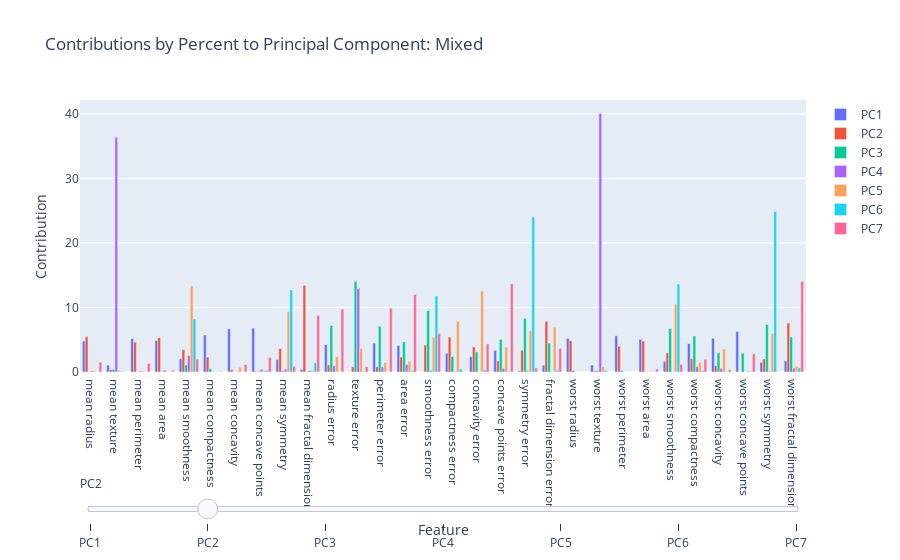

Write notebook code for a chart like this one.
### Code cell
import plotly.graph_objects as go
num_components = len(pca.components_)

# Convert to DataFrame for visualization
contributions = pd.DataFrame(pca.components_.T, columns=[f'PC{i}' for i in range(1, num_components+1)], index=data.feature_names)

# Get contributions of each feature to each PC as percentages
contributions = pca.components_**2
contributions /= contributions.sum(axis=1, keepdims=True)
contributions *= 100  # convert to percentage
dfContributions = pd.DataFrame(contributions.T, columns=[f'PC{i}' for i in range(1, num_components+1)], index=data.feature_names)

# Create figure
fig = go.Figure()

# Add traces for each Principal component
for i, pc in enumerate(dfContributions.columns, start=1):
    fig.add_trace(go.Bar(x=dfContributions.index, y=dfContributions[pc], name=pc))

# Update traces to be visible only for the corresponding slider step
steps = []
for i, pc in enumerate(dfContributions.columns, start=1):
    step = dict(
        method="update",
        args=[{"visible": [el == pc for el in dfContributions.columns]},
              {"title": f"Contributions to Principal Component: {pc}"}],
        label=pc,
    )
    steps.append(step)

# Create and add slider
sliders = [dict(active=1, pad={"t": 100}, steps=steps)]

fig.update_layout(sliders=sliders)

# Set first title
fig.update_layout(title=f"Contributions by Percent to Principal Component: Mixed", xaxis_title="Feature", yaxis_title="Contribution")

# Show plot
fig.show()

### Figure 1 — Plotly figure (JSON) as saved in the notebook; plotly's stock layout.template omitted (floating-point values rounded to 4 significant figures)
{"data": [{"name": "PC1", "type": "bar", "x": ["mean radius", "mean texture", "mean perimeter", "mean area", "mean smoothness", "mean compactness", "mean concavity", "mean concave points", "mean symmetry", "mean fractal dimension", "radius error", "texture error", "perimeter error", "area error", "smoothness error", "compactness error", "concavity error", "concave points error", "symmetry error", "fractal dimension error", "worst radius", "worst texture", "worst perimeter", "worst area", "worst smoothness", "worst compactness", "worst concavity", "worst concave points", "worst symmetry", "worst fractal dimension"], "y": [4.792, 1.076, 5.177, 4.884, 2.033, 5.726, 6.677, 6.804, 1.909, 0.4143, 4.243, 0.03037, 4.466, 4.116, 0.02112, 2.903, 2.359, 3.364, 0.1806, 1.052, 5.198, 1.091, 5.6, 5.057, 1.637, 4.414, 5.233, 6.294, 1.511, 1.737]}, {"name": "PC2", "type": "bar", "x": ["mean radius", "mean texture", "mean perimeter", "mean area", "mean smoothness", "mean compactness", "mean concavity", "mean concave points", "mean symmetry", "mean fractal dimension", "radius error", "texture error", "perimeter error", "area error", "smoothness error", "compactness error", "concavity error", "concave points error", "symmetry error", "fractal dimension error", "worst radius", "worst texture", "worst perimeter", "worst area", "worst smoothness", "worst compactness", "worst concavity", "worst concave points", "worst symmetry", "worst fractal dimension"], "y": [5.469, 0.3565, 4.63, 5.34, 3.464, 2.307, 0.362, 0.1209, 3.623, 13.44, 1.114, 0.8096, 0.8003, 2.319, 4.179, 5.416, 3.889, 1.698, 3.38, 7.845, 4.834, 0.2067, 3.995, 4.812, 2.969, 2.062, 0.9597, 0.006818, 2.013, 7.581]}, {"name": "PC3", "type": "bar", "x": ["mean radius", "mean texture", "mean perimeter", "mean area", "mean smoothness", "mean compactness", "mean concavity", "mean concave points", "mean symmetry", "mean fractal dimension", "radius error", "texture error", "perimeter error", "area error", "smoothness error", "compactness error", "concavity error", "concave points error", "symmetry error", "fractal dimension error", "worst radius", "worst texture", "worst perimeter", "worst area", "worst smoothness", "worst compactness", "worst concavity", "worst concave points", "worst symmetry", "worst fractal dimension"], "y": [0.007278, 0.4167, 0.008675, 0.08237, 1.088, 0.549, 0.0007474, 0.06535, 0.1619, 0.05096, 7.208, 14.04, 7.11, 4.666, 9.538, 2.396, 3.114, 5.047, 8.328, 4.473, 0.2257, 0.1789, 0.2357, 0.01417, 6.749, 5.573, 2.995, 2.902, 7.361, 5.419]}, {"name": "PC4", "type": "bar", "x": ["mean radius", "mean texture", "mean perimeter", "mean area", "mean smoothness", "mean compactness", "mean concavity", "mean concave points", "mean symmetry", "mean fractal dimension", "radius error", "texture error", "perimeter error", "area error", "smoothness error", "compactness error", "concavity error", "concave points error", "symmetry error", "fractal dimension error", "worst radius", "worst texture", "worst perimeter", "worst area", "worst smoothness", "worst compactness", "worst concavity", "worst concave points", "worst symmetry", "worst fractal dimension"], "y": [0.1715, 36.37, 0.1763, 0.2855, 2.54, 0.1011, 0.03657, 0.4269, 0.4506, 0.2361, 0.9592, 12.95, 0.792, 1.171, 0.1995, 0.07546, 0.0001734, 0.5486, 0.1942, 0.02342, 0.02377, 40.04, 0.01905, 0.06705, 0.03116, 0.8341, 0.5469, 0.003608, 0.1314, 0.5937]}, {"name": "PC5", "type": "bar", "x": ["mean radius", "mean texture", "mean perimeter", "mean area", "mean smoothness", "mean compactness", "mean concavity", "mean concave points", "mean symmetry", "mean fractal dimension", "radius error", "texture error", "perimeter error", "area error", "smoothness error", "compactness error", "concavity error", "concave points error", "symmetry error", "fractal dimension error", "worst radius", "worst texture", "worst perimeter", "worst area", "worst smoothness", "worst compactness", "worst concavity", "worst concave points", "worst symmetry", "worst fractal dimension"], "y": [0.1428, 0.2447, 0.1397, 0.01067, 13.33, 0.0137, 0.7461, 0.1924, 9.36, 0.1974, 2.386, 3.673, 1.464, 1.628, 5.385, 7.838, 12.53, 3.824, 6.394, 6.933, 0.001942, 0.8627, 0.005556, 0.07503, 10.53, 1.484, 3.554, 0.1878, 5.981, 0.8916]}, {"name": "PC6", "type": "bar", "x": ["mean radius", "mean texture", "mean perimeter", "mean area", "mean smoothness", "mean compactness", "mean concavity", "mean concave points", "mean symmetry", "mean fractal dimension", "radius error", "texture error", "perimeter error", "area error", "smoothness error", "compactness error", "concavity error", "concave points error", "symmetry error", "fractal dimension error", "worst radius", "worst texture", "worst perimeter", "worst area", "worst smoothness", "worst compactness", "worst concavity", "worst concave points", "worst symmetry", "worst fractal dimension"], "y": [0.03512, 0.1035, 0.02996, 0.0003564, 8.201, 0.01997, 0.008731, 0.2709, 12.71, 1.426, 0.06555, 0.08264, 0.0003279, 0.1837, 11.76, 0.4788, 0.3175, 0.0975, 24.03, 0.283, 8.45e-06, 0.2501, 0.007227, 0.06332, 13.63, 0.2276, 0.08054, 0.09532, 24.89, 0.6436]}, {"name": "PC7", "type": "bar", "x": ["mean radius", "mean texture", "mean perimeter", "mean area", "mean smoothness", "mean compactness", "mean concavity", "mean concave points", "mean symmetry", "mean fractal dimension", "radius error", "texture error", "perimeter error", "area error", "smoothness error", "compactness error", "concavity error", "concave points error", "symmetry error", "fractal dimension error", "worst radius", "worst texture", "worst perimeter", "worst area", "worst smoothness", "worst compactness", "worst concavity", "worst concave points", "worst symmetry", "worst fractal dimension"], "y": [1.54, 0.01299, 1.31, 0.2668, 1.979, 0.0956, 1.156, 2.264, 0.8816, 8.747, 9.765, 0.8237, 9.9, 12.02, 5.955, 0.05505, 4.361, 13.66, 0.6461, 3.663, 0.009428, 0.009743, 1.987e-05, 0.4601, 1.184, 1.973, 0.3659, 2.821, 0.03419, 14.04]}], "layout": {"sliders": [{"active": 1, "pad": {"t": 100}, "steps": [{"args": [{"visible": [true, false, false, false, false, false, false]}, {"title": "Contributions to Principal Component: PC1"}], "label": "PC1", "method": "update"}, {"args": [{"visible": [false, true, false, false, false, false, false]}, {"title": "Contributions to Principal Component: PC2"}], "label": "PC2", "method": "update"}, {"args": [{"visible": [false, false, true, false, false, false, false]}, {"title": "Contributions to Principal Component: PC3"}], "label": "PC3", "method": "update"}, {"args": [{"visible": [false, false, false, true, false, false, false]}, {"title": "Contributions to Principal Component: PC4"}], "label": "PC4", "method": "update"}, {"args": [{"visible": [false, false, false, false, true, false, false]}, {"title": "Contributions to Principal Component: PC5"}], "label": "PC5", "method": "update"}, {"args": [{"visible": [false, false, false, false, false, true, false]}, {"title": "Contributions to Principal Component: PC6"}], "label": "PC6", "method": "update"}, {"args": [{"visible": [false, false, false, false, false, false, true]}, {"title": "Contributions to Principal Component: PC7"}], "label": "PC7", "method": "update"}]}], "title": {"text": "Contributions by Percent to Principal Component: Mixed"}, "xaxis": {"title": {"text": "Feature"}}, "yaxis": {"title": {"text": "Contribution"}}}}
